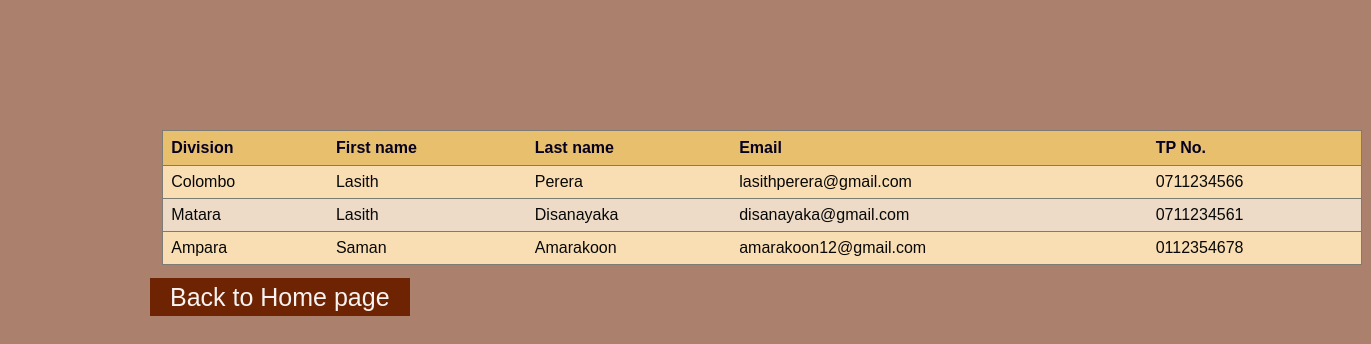
The app's page /src/php/index-contact_details.php with its own data.
### tables this page shows
CREATE TABLE `div_manager` (
  `div_id` int(4) NOT NULL,
  `first_name` varchar(20) NOT NULL,
  `last_name` varchar(20) NOT NULL,
  `email` varchar(100) NOT NULL,
  `tp` varchar(10) NOT NULL,
  `addr` varchar(255) NOT NULL,
  `pwd` varchar(100) NOT NULL DEFAULT 'Div_man@123',
  `emp_status` varchar(25) NOT NULL DEFAULT 'Divisional_Manager',
  `division` varchar(25) NOT NULL,
  `is_deleted` tinyint(1) NOT NULL DEFAULT 0
);

### src/php/index-contact_details.php (the view, shortened to what this page needs)
<html>
	<head>
        <link rel="stylesheet" type="text/css" href="../../public/css/style_manager_remove_dm.css">
        <link rel="stylesheet" type="text/css" href="../../public/css/index_page.css">
	</head>
	<body >
    <?php
    include_once('../../config/connect.php');
    ?>
<div class="main2">
    <center>
                <table class="div_man">
                    <tr>
                        <th>Division</th>
                        <th>First name</th>
                        <th>Last name</th>
                        <th>Email</th>
                        <th>TP No.</th>
                    </tr>
                    <?php
                    $sql = "SELECT * FROM div_manager WHERE is_deleted=0;";
                    $query=mysqli_query($connection,$sql);
                    while ($result =mysqli_fetch_assoc($query)) {
                    ?>
                    <tr>
                            <td><?php echo $result['division'] ?></td>
                            <td><?php echo $result['first_name'] ?></td>
                            <td><?php echo $result['last_name'] ?></td>
                            <td><?php echo $result['email'] ?></td>
                            <td><?php echo $result['tp'] ?></td>
                    </tr>
                    <?php
                    }
                    ?>
                </table>
            </center>
         <a href="index.php">Back to Home page</a>
</div>
</body>
</html>

### public/css/style_manager_remove_dm.css (style rules this page uses)
.div_man { font-family: Cambria, Cochin, Georgia, Times, 'Times New Roman', serif; border-collapse: collapse; margin-left: 1%; margin-right: 50%; width: 100%; }
.div_man td, .div_man th { text-align: left; padding: 8px; color: rgb(8, 8, 8); border: 0px solid #ddd; }
.div_man tr { border: 1px solid #7e7a74; background-color: rgba(243, 227, 208, 0.918); }
.div_man tr:nth-child(even) { background-color: #fadeb3; }
.div_man th { padding-top: 8px; padding-bottom: 8px; text-align: left; color: rgb(6, 2, 32); background-color: rgba(230, 184, 86, 0.788); }
.div_man td { padding-top: 7px; padding-bottom: 7px; }

### public/css/index_page.css (style rules this page uses)
* { margin: 0; padding: 0; box-sizing: border-box; outline: none; list-style: none; text-decoration: none; font-family: 'Josefin Sans', sans-serif; }
.main2 a { font-size: 25px; color: rgb(247, 243, 243); background-color: #6e2402; padding: 5px 20px; }
.main2 { padding-top:130px ; padding-left:150px ; height: 800px; width: 100%; background: #6e240293; }
.main2 table { width: 1200px; }

### records on screen
div_manager: division "Colombo", first_name "Lasith", last_name "Perera", email "lasithperera@gmail.com", tp "0711234566"
div_manager: division "Matara", first_name "Lasith", last_name "Disanayaka", email "disanayaka@gmail.com", tp "0711234561"
div_manager: division "Ampara", first_name "Saman", last_name "Amarakoon", email "amarakoon12@gmail.com", tp "0112354678"
